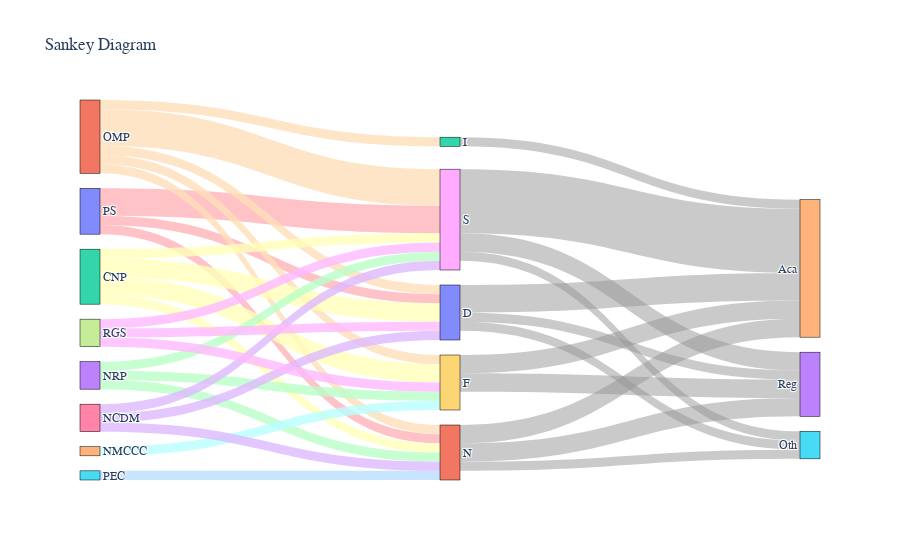

Notebook source saved alongside this figure:
### Markdown cell above
| LABEL | PS | OMP | CNP | NRP | NMCCC | PEC | NCDM | RGS | Reg | Aca | Oth |
|-------|----|-----|-----|-----|-------|-----|------|-----|-----|-----|-----|
| S     | 3  | 4   | 1   | 1   | 0     | 0   | 1    | 1   | 2   | 7   | 1   |
| F     | 0  | 1   | 2   | 1   | 1     | 0   | 0    | 1   | 2   | 2   | 0   |
| D     | 1  | 1   | 2   | 0   | 0     | 0   | 1    | 1   | 1   | 3   | 1   |
| N     | 1  | 1   | 1   | 1   | 0     | 1   | 1    | 0   | 2   | 2   | 1   |
| I     | 0  | 1   | 0   | 0   | 0     | 0   | 0    | 0   | 0   | 1   | 0   |

### Code cell
import pandas as pd
import plotly.graph_objects as go
from IPython.display import display  # For displaying images in Jupyter Notebook
from PIL import Image  # For opening and displaying the saved image

# Load the CSV file
df = pd.read_csv('d:/2nd year/Data analytics/assignment/assignment 2/sankey_assignment.csv')

# Define source and target labels
sources = ['PS', 'OMP', 'CNP', 'NRP', 'NMCCC', 'PEC', 'NCDM', 'RGS']
labels = df['LABEL'].tolist()
targets = ['Reg', 'Aca', 'Oth']

# Lists to store Sankey data
source_indices = []
target_indices = []
values = []
colors = []

# Define pastel colors for the links
pastel_colors = [
    'rgba(255, 179, 186, 0.8)',  
    'rgba(255, 223, 186, 0.8)',  
    'rgba(255, 255, 186, 0.8)',  
    'rgba(186, 255, 201, 0.8)',  
    'rgba(186, 255, 255, 0.8)',  
    'rgba(186, 223, 255, 0.8)', 
    'rgba(223, 186, 255, 0.8)',  
    'rgba(255, 186, 255, 0.8)'   
]


for source in sources:
    for i, label in enumerate(labels):
        value = df[source][i] 
        if value > 0:
            source_indices.append(sources.index(source)) 
            target_indices.append(len(sources) + i)  
            values.append(value)  
            colors.append(pastel_colors[sources.index(source)])  


for i, label in enumerate(labels):
    for target in targets:
        value = df[target][i] 
        if value > 0:
            source_indices.append(len(sources) + i)  
            target_indices.append(len(sources) + len(labels) + targets.index(target))  
            values.append(value) 
            colors.append("rgba(150, 150, 150, 0.5)")  


node_labels = sources + labels + targets


fig = go.Figure(data=[go.Sankey(
    node=dict(
        pad=15,
        thickness=20,
        line=dict(color="black", width=0.5),
        label=node_labels
    ),
    link=dict(
        source=source_indices,
        target=target_indices,
        value=values,
        color=colors
    )
)])


fig.update_layout(
    title_text="Sankey Diagram",
    font=dict(
        family="Arial",
        size=12
    )
)

fig.write_image("sankey_diagram.png")




img = Image.open("sankey_diagram.png")
display(img)


fig.show()

### Figure 1 — Plotly figure (JSON) as saved in the notebook; plotly's stock layout.template omitted (floating-point values rounded to 4 significant figures)
{"data": [{"link": {"color": ["rgba(255, 179, 186, 0.8)", "rgba(255, 179, 186, 0.8)", "rgba(255, 179, 186, 0.8)", "rgba(255, 223, 186, 0.8)", "rgba(255, 223, 186, 0.8)", "rgba(255, 223, 186, 0.8)", "rgba(255, 223, 186, 0.8)", "rgba(255, 223, 186, 0.8)", "rgba(255, 255, 186, 0.8)", "rgba(255, 255, 186, 0.8)", "rgba(255, 255, 186, 0.8)", "rgba(255, 255, 186, 0.8)", "rgba(186, 255, 201, 0.8)", "rgba(186, 255, 201, 0.8)", "rgba(186, 255, 201, 0.8)", "rgba(186, 255, 255, 0.8)", "rgba(186, 223, 255, 0.8)", "rgba(223, 186, 255, 0.8)", "rgba(223, 186, 255, 0.8)", "rgba(223, 186, 255, 0.8)", "rgba(255, 186, 255, 0.8)", "rgba(255, 186, 255, 0.8)", "rgba(255, 186, 255, 0.8)", "rgba(150, 150, 150, 0.5)", "rgba(150, 150, 150, 0.5)", "rgba(150, 150, 150, 0.5)", "rgba(150, 150, 150, 0.5)", "rgba(150, 150, 150, 0.5)", "rgba(150, 150, 150, 0.5)", "rgba(150, 150, 150, 0.5)", "rgba(150, 150, 150, 0.5)", "rgba(150, 150, 150, 0.5)", "rgba(150, 150, 150, 0.5)", "rgba(150, 150, 150, 0.5)", "rgba(150, 150, 150, 0.5)"], "source": [0, 0, 0, 1, 1, 1, 1, 1, 2, 2, 2, 2, 3, 3, 3, 4, 5, 6, 6, 6, 7, 7, 7, 8, 8, 8, 9, 9, 10, 10, 10, 11, 11, 11, 12], "target": [8, 10, 11, 8, 9, 10, 11, 12, 8, 9, 10, 11, 8, 9, 11, 9, 11, 8, 10, 11, 8, 9, 10, 13, 14, 15, 13, 14, 13, 14, 15, 13, 14, 15, 14], "value": [3, 1, 1, 4, 1, 1, 1, 1, 1, 2, 2, 1, 1, 1, 1, 1, 1, 1, 1, 1, 1, 1, 1, 2, 7, 1, 2, 2, 1, 3, 1, 2, 2, 1, 1]}, "node": {"label": ["PS", "OMP", "CNP", "NRP", "NMCCC", "PEC", "NCDM", "RGS", "S", "F", "D", "N", "I", "Reg", "Aca", "Oth"], "line": {"color": "black", "width": 0.5}, "pad": 15, "thickness": 20}, "type": "sankey"}], "layout": {"font": {"family": "Arial", "size": 12}, "title": {"text": "Sankey Diagram"}}}
